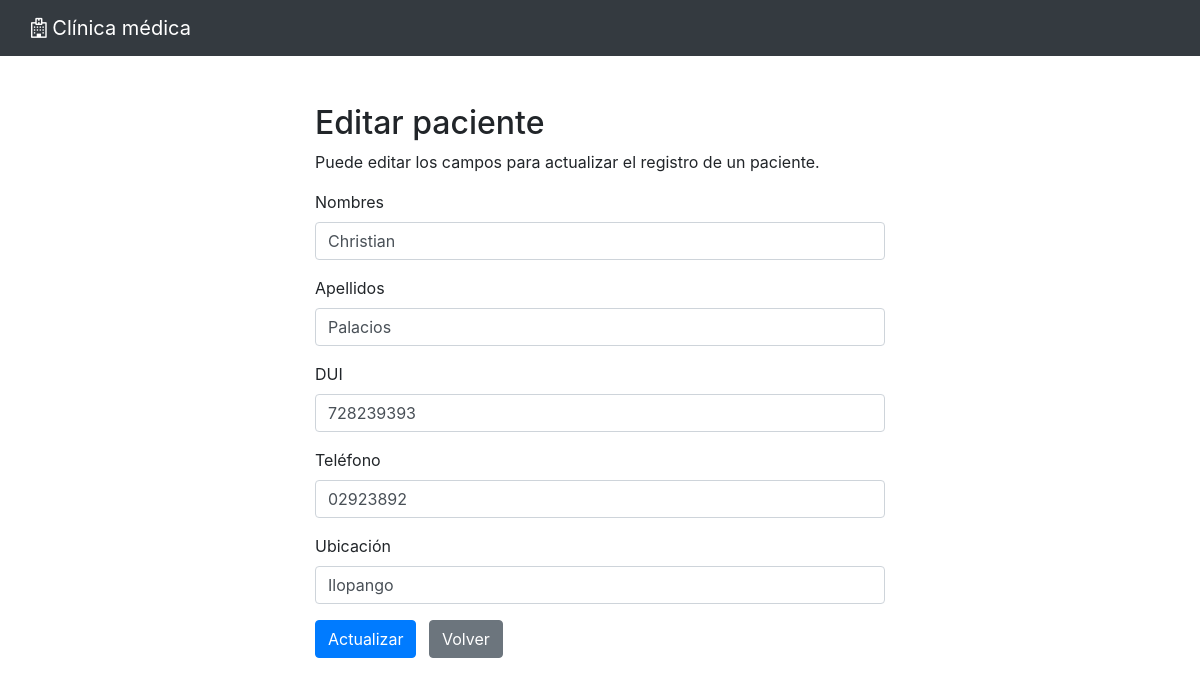
/pacientes/update.php?id=1 (signed in), run on the app's committed database.
### tables this page shows
CREATE TABLE `pacientes` (
  `id` int(11) NOT NULL,
  `nombres` varchar(100) NOT NULL,
  `apellidos` varchar(100) NOT NULL,
  `dui` varchar(9) DEFAULT NULL,
  `telefono` varchar(8) DEFAULT NULL,
  `ubicacion` varchar(100) DEFAULT NULL
);

### pacientes/update.php (the view, shortened to what this page needs)
<?php
require_once "../config.php";
$names = "";
$lastNames = "";
$dui = "";
$phone = "";
$location = "";
$namesError = $lastNamesError = $duiError = $phoneError = $locationError = "";
try {
    if (isset($_POST["id"]) && !empty($_POST["id"])) {
        $id = $_POST["id"];
        $inputName = trim($_POST["names"]);
        if (empty($inputName)) {
            $namesError = "Nombres no debe estar en blanco.";
        } else {
            $names = $inputName;
        }
        $inputLastNames = trim($_POST["last_names"]);
        if (empty($inputLastNames)) {
            $lastNamesError = "Apellidos no debe estar en blanco.";
        } else {
            $lastNames = $inputLastNames;
        }
        $inputPhone = trim($_POST["phone"]);
        if (empty($inputPhone)) {
            $phoneError = "Teléfono no debe estar en blanco.";
        } elseif (strlen($inputPhone) < 8) {
            $phoneError = "Teléfono debe contener 8 caracteres.";
        } else {
            $phone = $inputPhone;
        }
        $inputDui = trim($_POST["dui"]);
        if (empty($inputDui)) {
            $duiError = "DUI no debe estar en blanco.";
        } elseif (strlen($inputDui) < 9) {
            $duiError = "DUI debe contener 9 caracteres.";
        } else {
            $dui = $inputDui;
        }
        $inputLocation = trim($_POST["location"]);
        if (empty($inputLocation)) {
            $locationError = "Ubicación no debe estar en blanco.";
        } else {
            $location = $inputLocation;
        }
        if (empty($namesError) && empty($lastNamesError) && empty($phoneError) && empty($duiError) && empty($locationError)) {
            $sql = "UPDATE pacientes SET nombres = ?, apellidos = ?, dui = ?, telefono = ?, ubicacion = ? WHERE id = ?";
            if ($stmt = mysqli_prepare($link, $sql)) {
                mysqli_stmt_bind_param($stmt, "sssssi", $paramNames,$paramLastNames, $paramDui, $paramPhone, $paramLocation, $paramId);
                $paramNames = $names;
                $paramLastNames = $lastNames;
                $paramDui = $dui;
                $paramPhone = $phone;
                $paramLocation = $location;
                $paramId = $id;
                if (mysqli_stmt_execute($stmt)) {
                    header("location: index.php");
                    exit();
                } else {
                    echo "Hubo un error al actualizar la información del paciente.";
                }
            }
            mysqli_stmt_close($stmt);
        }
        mysqli_close($link);
    } else {
        if (isset($_GET["id"]) && !empty(trim($_GET["id"]))) {
            $sql = "SELECT * FROM pacientes WHERE id = ?";
            if ($stmt = mysqli_prepare($link, $sql)) {
                mysqli_stmt_bind_param($stmt, "i", $paramId);
                if (mysqli_stmt_execute($stmt)) {
                    $result = mysqli_stmt_get_result($stmt);
                    if (mysqli_num_rows($result) == 1) {
                        $row = mysqli_fetch_array($result, MYSQLI_ASSOC);
                        $names = $row["nombres"];
                        $lastNames = $row["apellidos"];
                        $dui = $row["dui"];
                        $phone = $row["telefono"];
                        $location = $row["ubicacion"];
                    } else {
                        header("location: error.php");
                        exit();
                    }
                } else {
                    echo "Hubo un error al obtener la información del paciente.";
                }
            }
        } else {
            header("location: error.php");
            exit();
        }
    }
} catch (Exception $e) {
    echo $e->getMessage();
}
?>
<!DOCTYPE html>
<html lang="en">
<head>
    <link rel="stylesheet" href="https://stackpath.bootstrapcdn.com/bootstrap/4.5.2/css/bootstrap.min.css">
    <link rel="stylesheet" href="https://maxcdn.bootstrapcdn.com/font-awesome/4.7.0/css/font-awesome.min.css">
</head>
<body>
<nav class="navbar navbar-dark bg-dark">
    <div class="container-fluid">
        <a class="navbar-brand" style="color:white"><i class="fa fa-hospital-o"></i> Clínica médica</a>
    </div>
</nav>
<div class="wrapper">
    <div class="container-fluid">
        <div class="row">
            <div class="col-md-12">
                <h2 class="mt-5">Editar paciente</h2>
                <p>Puede editar los campos para actualizar el registro de un paciente.</p>
                <form action="<?php echo htmlspecialchars(basename($_SERVER['REQUEST_URI'])); ?>" method="post">
                    <div class="form-group">
                        <label>Nombres</label>
                        <input type="text" name="names"
                               class="form-control <?php echo (!empty($namesError)) ? 'is-invalid' : ''; ?>"
                               value="<?php echo $names; ?>">
                    </div>
                    <div class="form-group">
                        <label>Apellidos</label>
                        <input type="text" name="last_names"
                               class="form-control <?php echo (!empty($lastNamesError)) ? 'is-invalid' : ''; ?>"
                               value="<?php echo $lastNames; ?>">
                    </div>
                    <div class="form-group">
                        <label>DUI</label>
                        <input type="tel" name="dui" maxlength="9"
                               class="form-control <?php echo (!empty($duiError)) ? 'is-invalid' : ''; ?>"
                               value="<?php echo $dui; ?>">
                    </div>
                    <div class="form-group">
                        <label>Teléfono</label>
                        <input type="tel" name="phone" maxlength="8"
                               class="form-control <?php echo (!empty($phoneError)) ? 'is-invalid' : ''; ?>"
                               value="<?php echo $phone; ?>">
                    </div>
                    <div class="form-group">
                        <label>Ubicación</label>
                        <input type="text" name="location"
                               class="form-control <?php echo (!empty($locationError)) ? 'is-invalid' : ''; ?>"
                               value="<?php echo $location; ?>">
                    </div>
                    <input type="submit" class="btn btn-primary" value="Actualizar">
                    <a href="index.php" class="btn btn-secondary ml-2">Volver</a>
                </form>
            </div>
        </div>
    </div>
</div>
</body>
</html>

### pacientes/update.php (style rules this page uses)
.wrapper { width: 600px; margin: 0 auto; }

### data on the page
pacientes: names "Christian", last_names "Palacios", dui "728239393", phone "02923892", location "Ilopango"
